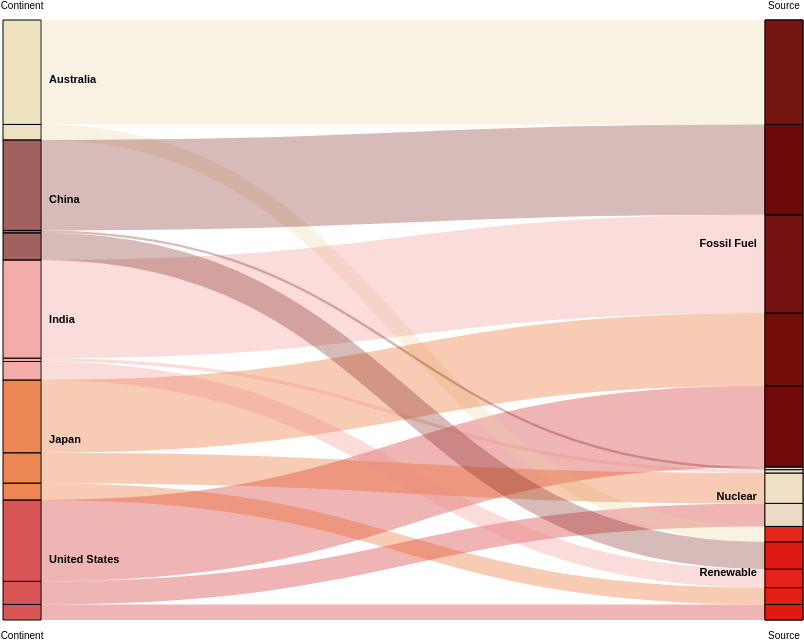

The Vega-Lite source for this figure:
### Vega specification from a JSON file in a GitHub repository (floating-point values rounded to 4 significant figures)
{"$schema": "https://vega.github.io/schema/vega/v3.0.json", "height": 600, "width": 800, "data": [{"name": "rawData", "values": [{"continent": "United States", "status": "Renewable", "number": 12.95, "stk1": "United", "stk2": "Renewable", "size": 12.95}, {"continent": "United States", "status": "Nuclear", "number": 19.23, "stk1": "United States", "stk2": "Nuclear", "size": 19.23}, {"continent": "United States", "status": "Fossil Fuel", "number": 67.82, "stk1": "United States", "stk2": "Fossil Fuel", "size": 67.82}, {"continent": "Australia", "status": "Renewable", "number": 12.95, "stk1": "Australia", "stk2": "Renewable", "size": 12.95}, {"continent": "Australia", "status": "Nuclear", "number": 0, "stk1": "Australia", "stk2": "Nuclear", "size": 0}, {"continent": "Australia", "status": "Fossil Fuel", "number": 87.05, "stk1": "Australia", "stk2": "Fossil Fuel", "size": 87.05}, {"continent": "Japan", "status": "Renewable", "number": 14.03, "stk1": "Japan", "stk2": "Renewable", "size": 14.03}, {"continent": "Japan", "status": "Nuclear", "number": 25.3, "stk1": "Nuclear", "stk2": "Renewable", "size": 25.3}, {"continent": "Japan", "status": "Fossil Fuel", "number": 60.67, "stk1": "Japan", "stk2": "Fossil Fuel", "size": 60.67}, {"continent": "India", "status": "Renewable", "number": 15.41, "stk1": "India", "stk2": "Renewable", "size": 15.41}, {"continent": "India", "status": "Nuclear", "number": 2.8, "stk1": "India", "stk2": "Nuclear", "size": 2.8}, {"continent": "India", "status": "Fossil Fuel", "number": 81.79, "stk1": "India", "stk2": "Fossil Fuel", "size": 81.79}, {"continent": "China", "status": "Renewable", "number": 22.61, "stk1": "China", "stk2": "Renewable", "size": 22.61}, {"continent": "China", "status": "Nuclear", "number": 2.05, "stk1": "China", "stk2": "Nuclear", "size": 2.05}, {"continent": "China", "status": "Fossil Fuel", "number": 75.34, "stk1": "China", "stk2": "Fossil Fuel", "size": 75.34}], "transform": [{"type": "formula", "expr": "datum['continent']", "as": "stk1"}, {"type": "formula", "expr": "datum.status", "as": "stk2"}, {"type": "formula", "expr": "datum.number", "as": "size"}]}, {"name": "nodes", "source": "rawData", "transform": [{"type": "formula", "expr": "datum.stk1+datum.stk2", "as": "key"}, {"type": "fold", "fields": ["stk1", "stk2"], "as": ["stack", "grpId"]}, {"type": "formula", "expr": "datum.stack == 'stk1' ? datum.stk1+' '+datum.stk2 : datum.stk2+' '+datum.stk1", "as": "sortField"}, {"type": "stack", "groupby": ["stack"], "sort": {"field": "sortField", "order": "descending"}, "field": "size"}, {"type": "formula", "expr": "(datum.y0+datum.y1)/2", "as": "yc"}]}, {"name": "groups", "source": "nodes", "transform": [{"type": "aggregate", "groupby": ["stack", "grpId"], "fields": ["size"], "ops": ["sum"], "as": ["total"]}, {"type": "stack", "groupby": ["stack"], "sort": {"field": "grpId", "order": "descending"}, "field": "total"}, {"type": "formula", "expr": "scale('y', datum.y0)", "as": "scaledY0"}, {"type": "formula", "expr": "scale('y', datum.y1)", "as": "scaledY1"}, {"type": "formula", "expr": "datum.stack == 'stk1'", "as": "rightLabel"}, {"type": "formula", "expr": "datum.total/domain('y')[1]", "as": "percentage"}]}, {"name": "destinationNodes", "source": "nodes", "transform": [{"type": "filter", "expr": "datum.stack == 'stk2'"}]}, {"name": "edges", "source": "nodes", "transform": [{"type": "filter", "expr": "datum.stack == 'stk1'"}, {"type": "lookup", "from": "destinationNodes", "key": "key", "fields": ["key"], "as": ["target"]}, {"type": "linkpath", "orient": "horizontal", "shape": "diagonal", "sourceY": {"expr": "scale('y', datum.yc)"}, "sourceX": {"expr": "scale('x', 'stk1') + bandwidth('x')"}, "targetY": {"expr": "scale('y', datum.target.yc)"}, "targetX": {"expr": "scale('x', 'stk2')"}}, {"type": "formula", "expr": "range('y')[0]-scale('y', datum.size)", "as": "strokeWidth"}, {"type": "formula", "expr": "datum.size/domain('y')[1]", "as": "percentage"}]}], "scales": [{"name": "x", "type": "band", "range": "width", "domain": ["stk1", "stk2"], "paddingOuter": 0.0, "paddingInner": 0.95}, {"name": "y", "type": "linear", "range": "height", "domain": {"data": "nodes", "field": "y1"}}, {"name": "stackNames", "type": "ordinal", "range": ["Continent", "Source"], "domain": ["stk1", "stk2"]}, {"name": "color", "type": "ordinal", "domain": ["Renewable", "Nuclear", "Fossil Fuel"], "range": ["#e3120b", "#efe8d1", "#660000"]}, {"name": "color_outcome", "type": "ordinal", "domain": ["Australia", "China", "India", "Japan", "United States"], "range": ["#e6d4a3", "#7a1f1a", "#ed8b85", "#e6550d", "#c90c0c"]}], "axes": [{"orient": "bottom", "scale": "x", "domain": false, "ticks": false, "labelPadding": 10, "encode": {"labels": {"update": {"text": {"scale": "stackNames", "field": "value", "fontWeight": "bold", "fontSize": 100}}}}}, {"orient": "top", "scale": "x", "domain": false, "ticks": false, "labelPadding": 10, "encode": {"labels": {"update": {"text": {"scale": "stackNames", "field": "value", "fontWeight": "light", "fontSize": 10}}}}}, {"orient": "left", "scale": "y", "labels": false, "domain": false, "ticks": false}], "marks": [{"type": "rect", "from": {"data": "nodes"}, "encode": {"enter": {"stroke": {"value": "#000"}, "fill": {"scale": "color_outcome", "field": "stk1"}, "fillOpacity": {"value": 0.7}, "strokeWidth": {"value": 1}, "width": {"scale": "x", "band": 1}, "x": {"scale": "x", "field": "stack"}, "y": {"field": "y0", "scale": "y"}, "y2": {"field": "y1", "scale": "y"}}}}, {"type": "rect", "from": {"data": "destinationNodes"}, "encode": {"enter": {"stroke": {"value": "#000"}, "fill": {"scale": "color", "field": "stk2"}, "fillOpacity": {"value": 0.9}, "strokeWidth": {"value": 1}, "width": {"scale": "x", "band": 1}, "x": {"scale": "x", "field": "stack"}, "y": {"field": "y0", "scale": "y"}, "y2": {"field": "y1", "scale": "y"}}}}, {"type": "path", "name": "edgeMark", "from": {"data": "edges"}, "clip": true, "encode": {"update": {"stroke": [{"scale": "color_outcome", "field": "stk1"}], "strokeWidth": {"field": "strokeWidth"}, "path": {"field": "path"}, "strokeOpacity": {"signal": " (groupHover.stk1 == datum.stk1 || groupHover.stk2 == datum.stk2) ? 0.9 : 0.3"}, "zindex": {"signal": "(groupHover.stk1 == datum.stk1 || groupHover.stk2 == datum.stk2) ? 1 : 0"}, "tooltip": {"signal": "datum.stk1 + ' → ' + datum.stk2 + '    ' + format(datum.size, ',.0f') + '%'"}}, "hover": {"strokeOpacity": {"value": 1}}}}, {"type": "text", "from": {"data": "groups"}, "interactive": false, "encode": {"update": {"x": {"signal": "scale('x', datum.stack) + (datum.rightLabel ? bandwidth('x') + 8 : -8)"}, "yc": {"signal": "(datum.scaledY0 + datum.scaledY1)/2"}, "align": {"signal": "datum.rightLabel ? 'left' : 'right'"}, "baseline": {"value": "middle"}, "fontWeight": {"value": "bold"}, "text": {"signal": "abs(datum.scaledY0-datum.scaledY1) > 13 ? datum.grpId : ''"}}}}], "signals": [{"name": "groupHover", "value": {}, "on": [{"events": "@groupMark:mouseover", "update": "{stk1:datum.stack=='stk1' && datum.grpId, stk2:datum.stack=='stk2' && datum.grpId}"}, {"events": "mouseout", "update": "{}"}]}], "config": {}}
